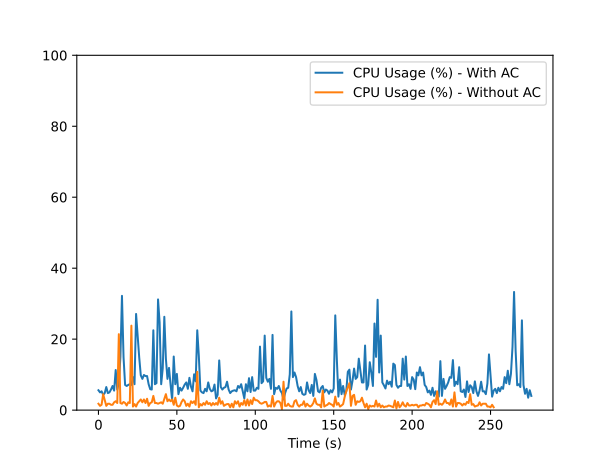

The script that drew this image:
import numpy as np
import matplotlib.pyplot as plt

import pandas as pd

labels = ["Denied based\non time", "Denied based\non location", "Denied based\non polling\nfrequency", "Permitted"]

column_names = ["sample", "time", "value"]
data = []

# with ac
df = pd.read_csv("with_ac/cpu.csv", names=column_names, delimiter=";", skiprows=[0])
ac_values = df.value.to_list()

# without ac
df = pd.read_csv("without_ac/cpu.csv", names=column_names, delimiter=";", skiprows=[0])
no_ac_values = df.value.to_list()
plt.ylim(0, 100)
plt.plot(range(len(ac_values)), ac_values, label="CPU Usage (%) - With AC")
plt.plot(range(len(no_ac_values)), no_ac_values, label="CPU Usage (%) - Without AC")

#plt.tick_params(
#    axis='x',
#    which='both',
#    bottom=False,
#    top=False,
#    labelbottom=True
#)

#plt.boxplot(data)
#plt.xticks([1,2,3,4], labels)
#plt.ylabel("time (ms)")
plt.xlabel("Time (s)")
plt.legend()
plt.show()
